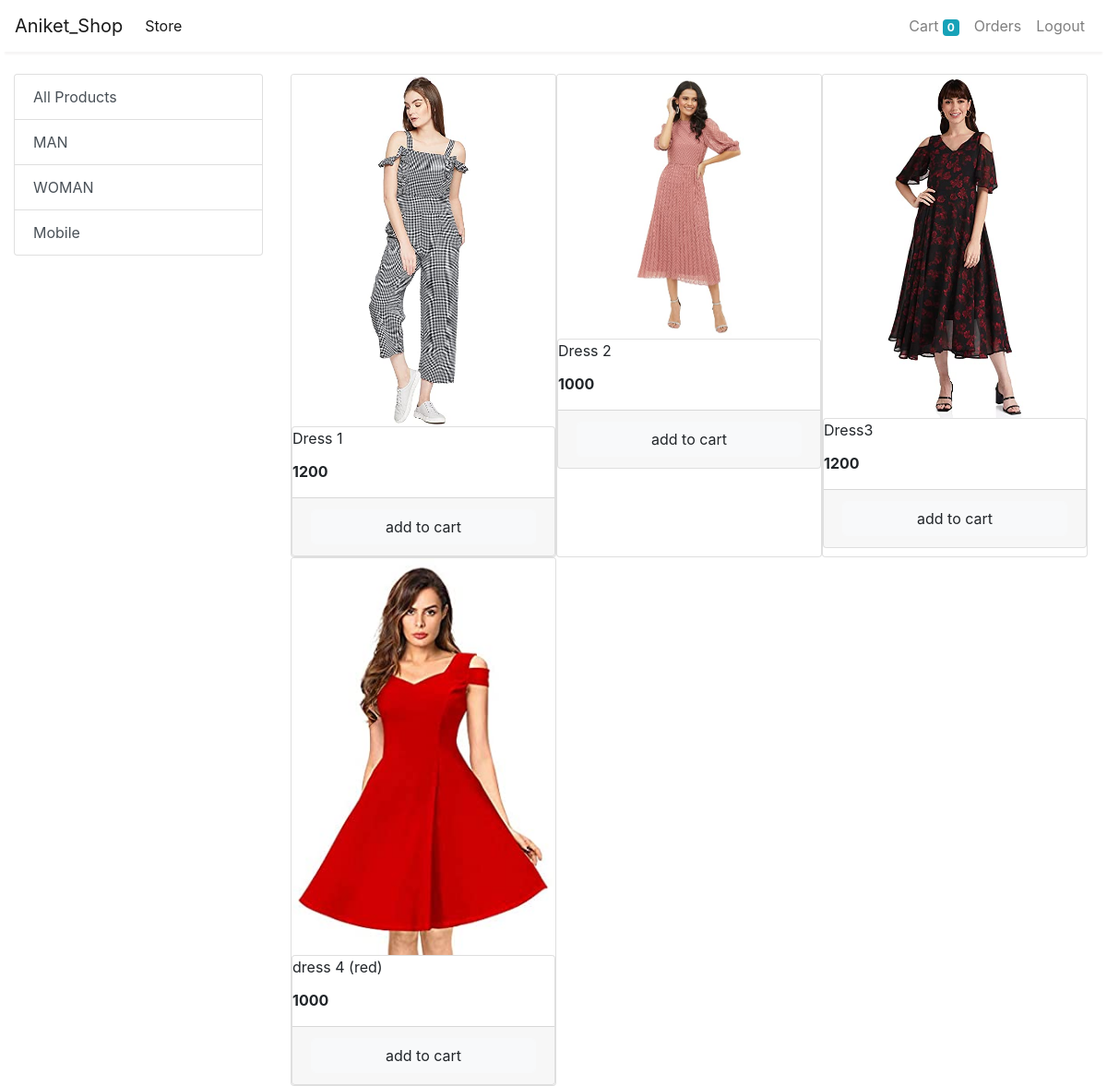
/?category=2 (signed in), run on the app's committed database.
### shop/models.py (models this page shows, shortened)
class Category(models.Model):
    name = models.CharField(max_length=20)

class Product(models.Model):
    name = models.CharField(max_length=50)
    price = models.IntegerField(default=0)
    category = models.ForeignKey(Category, on_delete=models.CASCADE, default=1)
    description = models.CharField(max_length=200, default='' , null=True , blank=True)
    image = models.ImageField(upload_to='uploads/products/')
    @staticmethod
    def get_all_products_by_categoryid(category_id):
        if category_id:
            return Product.objects.filter(category = category_id)
        else:
            return Product.get_all_products();

### shop/views.py (the view, shortened to what this page needs)
# urls.py: 2. Add a URL to urlpatterns:  path('', views.home, name='home')
def home(request):
    if request.method == 'GET':
        prod = None
        categories = Category.objects.all()
        categoryID = request.GET.get('category')
        your_are = request.session.get('customer_name')
        if your_are:
            print('welcom',your_are)
        else:
            print('pls login')
        if categoryID:
            prod = Product.get_all_products_by_categoryid(categoryID)
        else:
            prod = Product.objects.all()
        data = {}
        data['products'] = prod
        data['categories'] = categories
        return render(request, "home.html", data)

### shop/templates/home.html (shortened to what this page needs)
{% extends "base.html" %}
{% block start %}
{% load cart %}
<div class="container-fluid mt-4">
	<div class="row">
		<div class="col-lg-3 mx-auto">
			<div class="list-group">
				<a href="/" class="list-group-item list-group-item-action">All Products</a>
				{% for category in categories %}
				<a href="/?category={{category.id}}"
					class="list-group-item list-group-item-action">{{category.name}}</a>
				{% endfor %}
			</div>
		</div>
		<div id='products' class="col-lg-9 mx-auto">
			<div class="row mx-auto">
				{% for prod in products %}
				<div class="card " id={{prod.id}} style="width: 18rem;">
				    <img class="card-img-top" src="{{prod.image.url}}" alt="Card image cap">
					<div class="card body">
						<p class="card-title">{{prod.name}}</p>
						<p class="card-text"><b>{{prod.price}}</b></p>
						<div class="card-footer no-gutters">
							{% if prod|is_in_cart:request.session.cart %}
							<div class="row no-gutters ">
								<form action="/#{{prod.id}}" method="POST" class="col-2">
									{% csrf_token %}
									<input hidden type="text" value="{{prod.id}}" name="product"></input>
									<input type="submit" class="btn btn-block btn-primary border-right" value="+"></input>
								</form>
								<div class="text-center col">{{prod|cart_quantity:request.session.cart}} In cart</div>
								<form action="/#{{prod.id}}" method="POST" class="col-2">
									{% csrf_token %}
									<input hidden type="text" value="{{prod.id}}" name="product"></input>
									<input hidden type="text" value="True" name="remove"></input>
									<input type="submit" class="btn btn-block btn-primary border-left" value="-"></input>
								</form>
							</div>
							{% else %}
							<form  action="/" method="POST">
							<input  class="float-right btn btn-light form-control" type="submit" value='add to cart' ></input>
							</form>
							{% endif %}
						</div>
					</div>
			</div>
			{% endfor%}
		</div>
	</div>
</div>
{% endblock %}

### data on the page
Category: name "MAN"
Category: name "WOMAN"
Category: name "Mobile"
Product: image (picture), name "Dress 1", price "1200"
Product: image (picture), name "Dress 2", price "1000"
Product: image (picture), name "Dress3", price "1200"
Product: image (picture), name "dress 4 (red)", price "1000"

### other printed values
{{ request.session.cart.keys|length }} "0"
